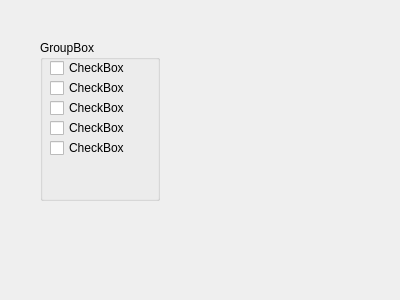
<?xml version="1.0" encoding="UTF-8"?>
<ui version="4.0">
 <class>Dialog</class>
 <widget class="QDialog" name="Dialog">
  <property name="geometry">
   <rect>
    <x>0</x>
    <y>0</y>
    <width>400</width>
    <height>300</height>
   </rect>
  </property>
  <property name="windowTitle">
   <string>Dialog</string>
  </property>
  <widget class="QGroupBox" name="groupBox">
   <property name="geometry">
    <rect>
     <x>40</x>
     <y>40</y>
     <width>120</width>
     <height>161</height>
    </rect>
   </property>
   <property name="title">
    <string>GroupBox</string>
   </property>
   <widget class="QCheckBox" name="checkBox_1">
    <property name="geometry">
     <rect>
      <x>10</x>
      <y>20</y>
      <width>81</width>
      <height>16</height>
     </rect>
    </property>
    <property name="text">
     <string>CheckBox</string>
    </property>
   </widget>
   <widget class="QCheckBox" name="checkBox_2">
    <property name="geometry">
     <rect>
      <x>10</x>
      <y>40</y>
      <width>81</width>
      <height>16</height>
     </rect>
    </property>
    <property name="text">
     <string>CheckBox</string>
    </property>
   </widget>
   <widget class="QCheckBox" name="checkBox_3">
    <property name="geometry">
     <rect>
      <x>10</x>
      <y>60</y>
      <width>81</width>
      <height>16</height>
     </rect>
    </property>
    <property name="text">
     <string>CheckBox</string>
    </property>
   </widget>
   <widget class="QCheckBox" name="checkBox_4">
    <property name="geometry">
     <rect>
      <x>10</x>
      <y>80</y>
      <width>81</width>
      <height>16</height>
     </rect>
    </property>
    <property name="text">
     <string>CheckBox</string>
    </property>
   </widget>
   <widget class="QCheckBox" name="checkBox_5">
    <property name="geometry">
     <rect>
      <x>10</x>
      <y>100</y>
      <width>81</width>
      <height>16</height>
     </rect>
    </property>
    <property name="text">
     <string>CheckBox</string>
    </property>
    <property name="tristate">
     <bool>false</bool>
    </property>
   </widget>
  </widget>
 </widget>
 <resources/>
 <connections/>
</ui>
